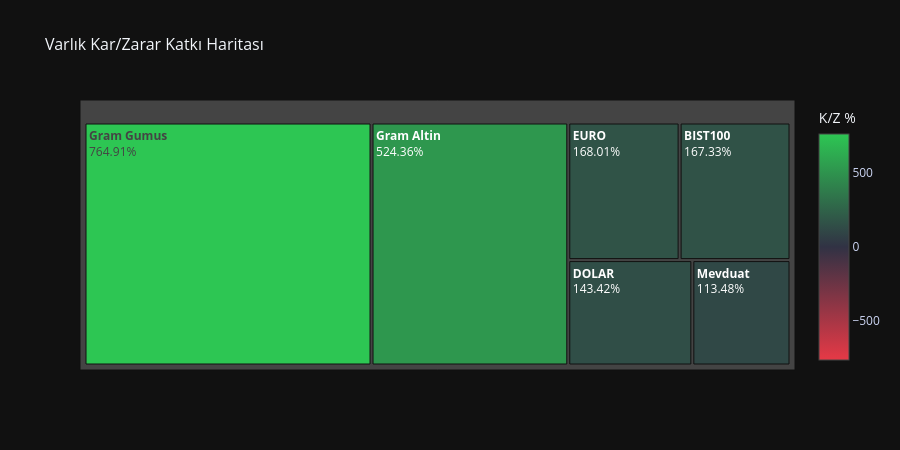
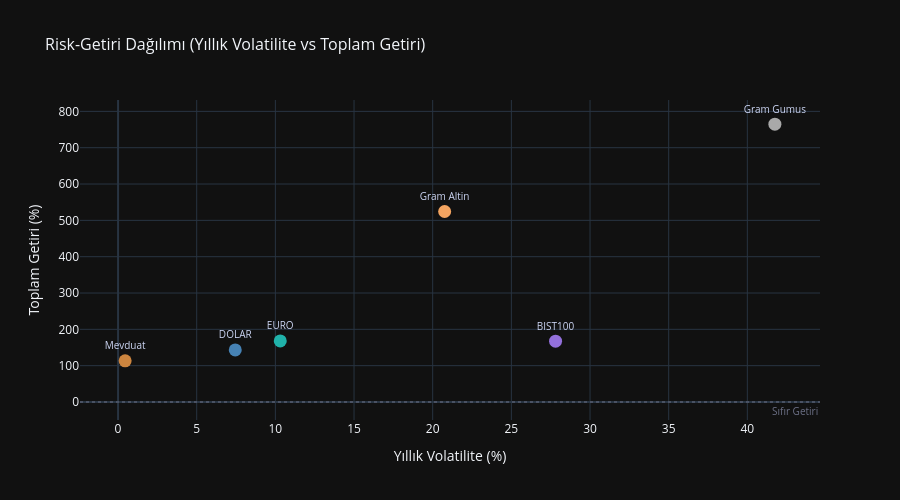

Notebook code cell kept with these figures, in order:
### Markdown cell above
### Katkı Haritası ve Risk-Getiri Dağılımı

**Katkı Haritası (Treemap):**
Her kutunun **büyüklüğü** varlığın mutlak toplam getirisini (P&L), **rengi** ise yüzde getirisini gösterir.
Yeşil = kazanç · Kırmızı = kayıp. Hover'da P&L tutarı, yüzde getiri, ağırlık ve portföy katkısı görünür.

**Risk-Getiri Dağılımı (Scatter):**
Her nokta bir varlığı temsil eder. **X ekseni** yıllık volatilite (risk ölçütü),
**Y ekseni** başlangıçtan bu yana toplam getiriyi gösterir.
**Hedef konum: sol üst** (yüksek getiri + düşük risk = verimli varlık).
Sağ alt köşedeki noktalar yüksek risk taşıyıp düşük getiri sunuyor demektir.
Portföy mevcutsa yıldız (★) sembolüyle gösterilir.

### Code cell
# Katkı haritası — toplam getiri bazlı (portföy verisi yoksa sentetik hesaplanır)
_last  = analysis_df.iloc[-1]
_first = analysis_df.iloc[0]
_ret   = (_last / _first - 1) * 100
_n     = len(analysis_df.columns)
_weight = 100.0 / _n

contributions_analysis = pd.DataFrame({
    "Varlik Adi":       analysis_df.columns.tolist(),
    "pnl_tl":           (_ret * 1000).tolist(),
    "pnl_pct":          _ret.tolist(),
    "weight_pct":       [_weight] * _n,
    "contribution_pct": (_weight / 100 * _ret).tolist(),
})
contributions_analysis = contributions_analysis.rename(columns={"Varlik Adi": "Varlık Adı"})

# Treemap: büyüklük = mutlak P&L, renk = yüzde getiri
fig_treemap = build_treemap(contributions_analysis)
fig_treemap.show()

# Risk-getiri scatter: her nokta bir varlık
fig_scatter = build_risk_return_scatter(analysis_df)
fig_scatter.show()

### Figure 1 — Plotly figure (JSON) as saved in the notebook; plotly's stock layout.template omitted (floating-point values rounded to 4 significant figures)
{"data": [{"customdata": [[524400.0, 524.4, 16.67, 87.39], [764900.0, 764.9, 16.67, 127.5], [143400.0, 143.4, 16.67, 23.9], [168000.0, 168.0, 16.67, 28.0], [167300.0, 167.3, 16.67, 27.89], [113500.0, 113.5, 16.67, 18.91]], "hovertemplate": "<b>%{label}</b><br>Kar/Zarar (TL): ₺%{customdata[0]:+,.0f}<br>Kar/Zarar (%): %{customdata[1]:+.2f}%<br>Ağırlık: %{customdata[2]:.2f}%<br>Katkı: %{customdata[3]:+.2f}%<extra></extra>", "labels": ["Gram Altin", "Gram Gumus", "DOLAR", "EURO", "BIST100", "Mevduat"], "marker": {"cmid": 0, "colorbar": {"tickfont": {"color": "#cdd6f4"}, "title": {"text": "K/Z %"}}, "colors": [524.4, 764.9, 143.4, 168.0, 167.3, 113.5], "colorscale": [[0, "#E63946"], [0.5, "#313244"], [1, "#2DC653"]], "showscale": true}, "parents": ["", "", "", "", "", ""], "texttemplate": "<b>%{label}</b><br>%{customdata[1]:+.2f}%", "type": "treemap", "values": [524400.0, 764900.0, 143400.0, 168000.0, 167300.0, 113500.0]}], "layout": {"height": 450, "title": {"font": {"size": 16}, "text": "Varlık Kar/Zarar Katkı Haritası"}}}

### Figure 2 — Plotly figure (JSON) as saved in the notebook; plotly's stock layout.template omitted (floating-point values rounded to 4 significant figures)
{"data": [{"hovertemplate": "<b>Gram Altin</b><br>Yıllık Volatilite: %{x:.2f}%<br>Toplam Getiri: %{y:+.2f}%<extra></extra>", "marker": {"color": "#F4A460", "line": {"width": 0}, "size": 13, "symbol": "circle"}, "mode": "markers+text", "name": "Gram Altin", "text": ["Gram Altin"], "textfont": {"color": "#cdd6f4", "size": 10}, "textposition": "top center", "type": "scatter", "x": [20.76], "y": [524.4]}, {"hovertemplate": "<b>Gram Gumus</b><br>Yıllık Volatilite: %{x:.2f}%<br>Toplam Getiri: %{y:+.2f}%<extra></extra>", "marker": {"color": "#A9A9A9", "line": {"width": 0}, "size": 13, "symbol": "circle"}, "mode": "markers+text", "name": "Gram Gumus", "text": ["Gram Gumus"], "textfont": {"color": "#cdd6f4", "size": 10}, "textposition": "top center", "type": "scatter", "x": [41.75], "y": [764.9]}, {"hovertemplate": "<b>DOLAR</b><br>Yıllık Volatilite: %{x:.2f}%<br>Toplam Getiri: %{y:+.2f}%<extra></extra>", "marker": {"color": "#4682B4", "line": {"width": 0}, "size": 13, "symbol": "circle"}, "mode": "markers+text", "name": "DOLAR", "text": ["DOLAR"], "textfont": {"color": "#cdd6f4", "size": 10}, "textposition": "top center", "type": "scatter", "x": [7.45], "y": [143.4]}, {"hovertemplate": "<b>EURO</b><br>Yıllık Volatilite: %{x:.2f}%<br>Toplam Getiri: %{y:+.2f}%<extra></extra>", "marker": {"color": "#20B2AA", "line": {"width": 0}, "size": 13, "symbol": "circle"}, "mode": "markers+text", "name": "EURO", "text": ["EURO"], "textfont": {"color": "#cdd6f4", "size": 10}, "textposition": "top center", "type": "scatter", "x": [10.31], "y": [168.0]}, {"hovertemplate": "<b>BIST100</b><br>Yıllık Volatilite: %{x:.2f}%<br>Toplam Getiri: %{y:+.2f}%<extra></extra>", "marker": {"color": "#9370DB", "line": {"width": 0}, "size": 13, "symbol": "circle"}, "mode": "markers+text", "name": "BIST100", "text": ["BIST100"], "textfont": {"color": "#cdd6f4", "size": 10}, "textposition": "top center", "type": "scatter", "x": [27.81], "y": [167.3]}, {"hovertemplate": "<b>Mevduat</b><br>Yıllık Volatilite: %{x:.2f}%<br>Toplam Getiri: %{y:+.2f}%<extra></extra>", "marker": {"color": "#CD853F", "line": {"width": 0}, "size": 13, "symbol": "circle"}, "mode": "markers+text", "name": "Mevduat", "text": ["Mevduat"], "textfont": {"color": "#cdd6f4", "size": 10}, "textposition": "top center", "type": "scatter", "x": [0.45], "y": [113.5]}], "layout": {"annotations": [{"font": {"color": "#6c7086", "size": 10}, "showarrow": false, "text": "Sıfır Getiri", "x": 1, "xanchor": "right", "xref": "x domain", "y": 0, "yanchor": "top", "yref": "y"}], "height": 500, "shapes": [{"line": {"color": "#6c7086", "dash": "dot", "width": 1}, "type": "line", "x0": 0, "x1": 1, "xref": "x domain", "y0": 0, "y1": 0, "yref": "y"}], "showlegend": false, "title": {"font": {"size": 16}, "text": "Risk-Getiri Dağılımı (Yıllık Volatilite vs Toplam Getiri)"}, "xaxis": {"title": {"text": "Yıllık Volatilite (%)"}}, "yaxis": {"title": {"text": "Toplam Getiri (%)"}}}}
